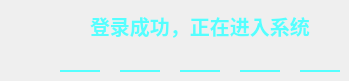
        <widget class="QWidget" name="page_25">
         <widget class="QLabel" name="label_673">
          <property name="geometry">
           <rect>
            <x>90</x>
            <y>10</y>
            <width>231</width>
            <height>31</height>
           </rect>
          </property>
          <property name="palette">
           <palette>
            <active>
             <colorrole role="WindowText">
              <brush brushstyle="SolidPattern">
               <color alpha="255">
                <red>85</red>
                <green>255</green>
                <blue>255</blue>
               </color>
              </brush>
             </colorrole>
             <colorrole role="Button">
              <brush brushstyle="SolidPattern">
               <color alpha="255">
                <red>48</red>
                <green>48</green>
                <blue>48</blue>
               </color>
              </brush>
             </colorrole>
             <colorrole role="Base">
              <brush brushstyle="SolidPattern">
               <color alpha="255">
                <red>48</red>
                <green>48</green>
                <blue>48</blue>
               </color>
              </brush>
             </colorrole>
             <colorrole role="Window">
              <brush brushstyle="SolidPattern">
               <color alpha="255">
                <red>48</red>
                <green>48</green>
                <blue>48</blue>
               </color>
              </brush>
             </colorrole>
            </active>
            <inactive>
             <colorrole role="WindowText">
              <brush brushstyle="SolidPattern">
               <color alpha="255">
                <red>85</red>
                <green>255</green>
                <blue>255</blue>
               </color>
              </brush>
             </colorrole>
             <colorrole role="Button">
              <brush brushstyle="SolidPattern">
               <color alpha="255">
                <red>48</red>
                <green>48</green>
                <blue>48</blue>
               </color>
              </brush>
             </colorrole>
             <colorrole role="Base">
              <brush brushstyle="SolidPattern">
               <color alpha="255">
                <red>48</red>
                <green>48</green>
                <blue>48</blue>
               </color>
              </brush>
             </colorrole>
             <colorrole role="Window">
              <brush brushstyle="SolidPattern">
               <color alpha="255">
                <red>48</red>
                <green>48</green>
                <blue>48</blue>
               </color>
              </brush>
             </colorrole>
            </inactive>
            <disabled>
             <colorrole role="WindowText">
              <brush brushstyle="SolidPattern">
               <color alpha="255">
                <red>120</red>
                <green>120</green>
                <blue>120</blue>
               </color>
              </brush>
             </colorrole>
             <colorrole role="Button">
              <brush brushstyle="SolidPattern">
               <color alpha="255">
                <red>48</red>
                <green>48</green>
                <blue>48</blue>
               </color>
              </brush>
             </colorrole>
             <colorrole role="Base">
              <brush brushstyle="SolidPattern">
               <color alpha="255">
                <red>48</red>
                <green>48</green>
                <blue>48</blue>
               </color>
              </brush>
             </colorrole>
             <colorrole role="Window">
              <brush brushstyle="SolidPattern">
               <color alpha="255">
                <red>48</red>
                <green>48</green>
                <blue>48</blue>
               </color>
              </brush>
             </colorrole>
            </disabled>
           </palette>
          </property>
          <property name="font">
           <font>
            <pointsize>15</pointsize>
            <weight>75</weight>
            <bold>true</bold>
           </font>
          </property>
          <property name="text">
           <string>登录成功，正在进入系统</string>
          </property>
         </widget>
         <widget class="QLabel" name="label_654">
          <property name="geometry">
           <rect>
            <x>60</x>
            <y>70</y>
            <width>40</width>
            <height>2</height>
           </rect>
          </property>
          <property name="sizePolicy">
           <sizepolicy hsizetype="Fixed" vsizetype="Fixed">
            <horstretch>0</horstretch>
            <verstretch>0</verstretch>
           </sizepolicy>
          </property>
          <property name="minimumSize">
           <size>
            <width>40</width>
            <height>2</height>
           </size>
          </property>
          <property name="maximumSize">
           <size>
            <width>40</width>
            <height>2</height>
           </size>
          </property>
          <property name="styleSheet">
           <string notr="true">background-color:   rgb(85, 255, 255)</string>
          </property>
          <property name="text">
           <string/>
          </property>
         </widget>
         <widget class="QLabel" name="label_668">
          <property name="geometry">
           <rect>
            <x>120</x>
            <y>70</y>
            <width>40</width>
            <height>2</height>
           </rect>
          </property>
          <property name="sizePolicy">
           <sizepolicy hsizetype="Fixed" vsizetype="Fixed">
            <horstretch>0</horstretch>
            <verstretch>0</verstretch>
           </sizepolicy>
          </property>
          <property name="minimumSize">
           <size>
            <width>40</width>
            <height>2</height>
           </size>
          </property>
          <property name="maximumSize">
           <size>
            <width>40</width>
            <height>2</height>
           </size>
          </property>
          <property name="styleSheet">
           <string notr="true">background-color:   rgb(85, 255, 255)</string>
          </property>
          <property name="text">
           <string/>
          </property>
         </widget>
         <widget class="QLabel" name="label_669">
          <property name="geometry">
           <rect>
            <x>180</x>
            <y>70</y>
            <width>40</width>
            <height>2</height>
           </rect>
          </property>
          <property name="sizePolicy">
           <sizepolicy hsizetype="Fixed" vsizetype="Fixed">
            <horstretch>0</horstretch>
            <verstretch>0</verstretch>
           </sizepolicy>
          </property>
          <property name="minimumSize">
           <size>
            <width>40</width>
            <height>2</height>
           </size>
          </property>
          <property name="maximumSize">
           <size>
            <width>40</width>
            <height>2</height>
           </size>
          </property>
          <property name="styleSheet">
           <string notr="true">background-color:   rgb(85, 255, 255)</string>
          </property>
          <property name="text">
           <string/>
          </property>
         </widget>
         <widget class="QLabel" name="label_670">
          <property name="geometry">
           <rect>
            <x>240</x>
            <y>70</y>
            <width>40</width>
            <height>2</height>
           </rect>
          </property>
          <property name="sizePolicy">
           <sizepolicy hsizetype="Fixed" vsizetype="Fixed">
            <horstretch>0</horstretch>
            <verstretch>0</verstretch>
           </sizepolicy>
          </property>
          <property name="minimumSize">
           <size>
            <width>40</width>
            <height>2</height>
           </size>
          </property>
          <property name="maximumSize">
           <size>
            <width>40</width>
            <height>2</height>
           </size>
          </property>
          <property name="styleSheet">
           <string notr="true">background-color:   rgb(85, 255, 255)</string>
          </property>
          <property name="text">
           <string/>
          </property>
         </widget>
         <widget class="QLabel" name="label_671">
          <property name="geometry">
           <rect>
            <x>300</x>
            <y>70</y>
            <width>40</width>
            <height>2</height>
           </rect>
          </property>
          <property name="sizePolicy">
           <sizepolicy hsizetype="Fixed" vsizetype="Fixed">
            <horstretch>0</horstretch>
            <verstretch>0</verstretch>
           </sizepolicy>
          </property>
          <property name="minimumSize">
           <size>
            <width>40</width>
            <height>2</height>
           </size>
          </property>
          <property name="maximumSize">
           <size>
            <width>40</width>
            <height>2</height>
           </size>
          </property>
          <property name="styleSheet">
           <string notr="true">background-color:   rgb(85, 255, 255)</string>
          </property>
          <property name="text">
           <string/>
          </property>
         </widget>
        </widget>
